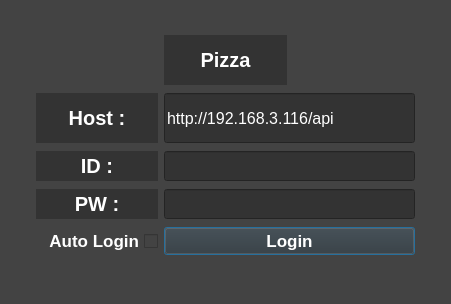
<?xml version="1.0" encoding="UTF-8"?>
<ui version="4.0">
 <class>Dialog</class>
 <widget class="QDialog" name="Dialog">
  <property name="geometry">
   <rect>
    <x>0</x>
    <y>0</y>
    <width>451</width>
    <height>304</height>
   </rect>
  </property>
  <property name="windowTitle">
   <string>Dialog</string>
  </property>
  <property name="styleSheet">
   <string notr="true">background-color: rgb(67, 67, 67);</string>
  </property>
  <widget class="QWidget" name="gridLayoutWidget">
   <property name="geometry">
    <rect>
     <x>0</x>
     <y>0</y>
     <width>451</width>
     <height>291</height>
    </rect>
   </property>
   <layout class="QGridLayout" name="gridLayout">
    <item row="4" column="5">
     <widget class="QLabel" name="Sin_File_Path_8">
      <property name="maximumSize">
       <size>
        <width>30</width>
        <height>25</height>
       </size>
      </property>
      <property name="styleSheet">
       <string notr="true"/>
      </property>
      <property name="text">
       <string/>
      </property>
     </widget>
    </item>
    <item row="3" column="1">
     <widget class="QLabel" name="Name">
      <property name="maximumSize">
       <size>
        <width>16777215</width>
        <height>50</height>
       </size>
      </property>
      <property name="font">
       <font>
        <pointsize>15</pointsize>
        <weight>75</weight>
        <bold>true</bold>
       </font>
      </property>
      <property name="styleSheet">
       <string notr="true">background-color: rgb(51, 51, 51);
color: white;</string>
      </property>
      <property name="text">
       <string>Host :</string>
      </property>
      <property name="alignment">
       <set>Qt::AlignCenter</set>
      </property>
     </widget>
    </item>
    <item row="4" column="0">
     <widget class="QLabel" name="Sin_File_Path_7">
      <property name="maximumSize">
       <size>
        <width>30</width>
        <height>25</height>
       </size>
      </property>
      <property name="styleSheet">
       <string notr="true"/>
      </property>
      <property name="text">
       <string/>
      </property>
     </widget>
    </item>
    <item row="2" column="3">
     <widget class="QLabel" name="Name_2">
      <property name="maximumSize">
       <size>
        <width>300</width>
        <height>50</height>
       </size>
      </property>
      <property name="font">
       <font>
        <pointsize>15</pointsize>
        <weight>75</weight>
        <bold>true</bold>
       </font>
      </property>
      <property name="styleSheet">
       <string notr="true">background-color: rgb(51, 51, 51);
color: white;</string>
      </property>
      <property name="text">
       <string>Pizza</string>
      </property>
      <property name="alignment">
       <set>Qt::AlignCenter</set>
      </property>
     </widget>
    </item>
    <item row="6" column="1">
     <widget class="QCheckBox" name="Auto_Login_Check">
      <property name="maximumSize">
       <size>
        <width>16777215</width>
        <height>16777215</height>
       </size>
      </property>
      <property name="font">
       <font>
        <pointsize>13</pointsize>
        <weight>75</weight>
        <bold>true</bold>
       </font>
      </property>
      <property name="layoutDirection">
       <enum>Qt::RightToLeft</enum>
      </property>
      <property name="styleSheet">
       <string notr="true">color: white;</string>
      </property>
      <property name="text">
       <string>Auto Login</string>
      </property>
     </widget>
    </item>
    <item row="1" column="3">
     <widget class="QLabel" name="Sin_File_Path_9">
      <property name="maximumSize">
       <size>
        <width>300</width>
        <height>25</height>
       </size>
      </property>
      <property name="styleSheet">
       <string notr="true"/>
      </property>
      <property name="text">
       <string/>
      </property>
     </widget>
    </item>
    <item row="3" column="3" colspan="2">
     <widget class="QLineEdit" name="Host_Box">
      <property name="maximumSize">
       <size>
        <width>300</width>
        <height>50</height>
       </size>
      </property>
      <property name="font">
       <font>
        <pointsize>12</pointsize>
        <weight>50</weight>
        <bold>false</bold>
       </font>
      </property>
      <property name="styleSheet">
       <string notr="true">background-color: rgb(51, 51, 51);
color: white;</string>
      </property>
      <property name="text">
       <string>http://192.168.3.116/api</string>
      </property>
     </widget>
    </item>
    <item row="4" column="3" colspan="2">
     <widget class="QLineEdit" name="ID_Box">
      <property name="minimumSize">
       <size>
        <width>0</width>
        <height>30</height>
       </size>
      </property>
      <property name="maximumSize">
       <size>
        <width>300</width>
        <height>30</height>
       </size>
      </property>
      <property name="font">
       <font>
        <pointsize>12</pointsize>
        <weight>50</weight>
        <bold>false</bold>
       </font>
      </property>
      <property name="styleSheet">
       <string notr="true">background-color: rgb(51, 51, 51);
color: white;</string>
      </property>
      <property name="text">
       <string/>
      </property>
     </widget>
    </item>
    <item row="5" column="1">
     <widget class="QLabel" name="PW">
      <property name="maximumSize">
       <size>
        <width>16777215</width>
        <height>50</height>
       </size>
      </property>
      <property name="font">
       <font>
        <pointsize>15</pointsize>
        <weight>75</weight>
        <bold>true</bold>
       </font>
      </property>
      <property name="styleSheet">
       <string notr="true">background-color: rgb(51, 51, 51);
color: white;</string>
      </property>
      <property name="text">
       <string>PW :</string>
      </property>
      <property name="alignment">
       <set>Qt::AlignCenter</set>
      </property>
     </widget>
    </item>
    <item row="4" column="1">
     <widget class="QLabel" name="ID">
      <property name="maximumSize">
       <size>
        <width>16777215</width>
        <height>50</height>
       </size>
      </property>
      <property name="font">
       <font>
        <pointsize>15</pointsize>
        <weight>75</weight>
        <bold>true</bold>
       </font>
      </property>
      <property name="styleSheet">
       <string notr="true">background-color: rgb(51, 51, 51);
color: white;</string>
      </property>
      <property name="text">
       <string>ID :</string>
      </property>
      <property name="alignment">
       <set>Qt::AlignCenter</set>
      </property>
     </widget>
    </item>
    <item row="5" column="3" colspan="2">
     <widget class="QLineEdit" name="PW_Box">
      <property name="minimumSize">
       <size>
        <width>0</width>
        <height>30</height>
       </size>
      </property>
      <property name="maximumSize">
       <size>
        <width>300</width>
        <height>30</height>
       </size>
      </property>
      <property name="font">
       <font>
        <pointsize>12</pointsize>
        <weight>50</weight>
        <bold>false</bold>
       </font>
      </property>
      <property name="styleSheet">
       <string notr="true">background-color: rgb(51, 51, 51);
color: white;</string>
      </property>
      <property name="text">
       <string/>
      </property>
      <property name="echoMode">
       <enum>QLineEdit::Password</enum>
      </property>
     </widget>
    </item>
    <item row="6" column="3" colspan="2">
     <widget class="QPushButton" name="Login_Button">
      <property name="maximumSize">
       <size>
        <width>300</width>
        <height>100</height>
       </size>
      </property>
      <property name="font">
       <font>
        <pointsize>13</pointsize>
        <weight>75</weight>
        <bold>true</bold>
       </font>
      </property>
      <property name="layoutDirection">
       <enum>Qt::LeftToRight</enum>
      </property>
      <property name="styleSheet">
       <string notr="true">background-color: rgb(51, 51, 51);
color: white;</string>
      </property>
      <property name="text">
       <string>Login</string>
      </property>
     </widget>
    </item>
    <item row="7" column="3">
     <widget class="QLabel" name="Sin_File_Path_10">
      <property name="maximumSize">
       <size>
        <width>300</width>
        <height>25</height>
       </size>
      </property>
      <property name="styleSheet">
       <string notr="true"/>
      </property>
      <property name="text">
       <string/>
      </property>
     </widget>
    </item>
   </layout>
  </widget>
 </widget>
 <resources/>
 <connections/>
</ui>
